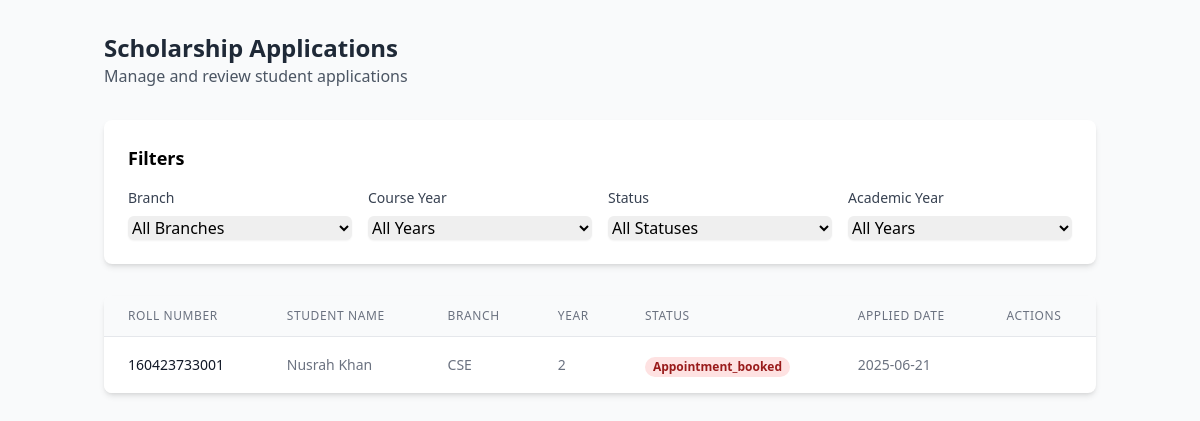
Screenshot of /applications_list (signed in) with the database file from the repository.
### models.py (models this page shows, shortened)
class ScholarshipApplication(db.Model):
    id = db.Column(db.String(20), primary_key=True)
    roll_number = db.Column(db.String(80), nullable=False)
    branch = db.Column(db.String(80), nullable=False)
    year = db.Column(db.String(20), nullable=False)
    lateral_entry = db.Column(db.Boolean, default=False)  # LE field
    scholarship_state = db.Column(db.String(80), default='pending')
    created_at = db.Column(db.DateTime, default=datetime.utcnow)

class Student(db.Model):
    user_id = db.Column(db.Integer, primary_key=True, autoincrement=True)
    username = db.Column(db.String(80), nullable=False)
    email = db.Column(db.String(120), unique=True, nullable=False)
    password = db.Column(db.String(80), unique=True, nullable=False)
    roll_number = db.Column(db.String(80), unique=True, nullable=False)
    is_verified = db.Column(db.Boolean, default=False)

### main.py (the view)
@app.route('/applications_list')
def applic():
    print("Session:", dict(session))
    if 'admin_id' not in session or session.get('user_type') != 'admin':
        return redirect(url_for('admin_login'))
    try:
        branch = request.args.get('branch', 'All Branches')
        course_year = request.args.get('year', 'All Years')
        status = request.args.get('scholarship_state', 'All Statuses')
        academic_year = request.args.get('academic_year', 'All Years')
        print(f"Applied filters - branch: {branch}, year: {course_year}, status: {status}, academic_year: {academic_year}")
        query = ScholarshipApplication.query
        if branch and branch != 'All Branches':
            query = query.filter(ScholarshipApplication.branch == branch)
        if status and status != 'All Statuses':
            query = query.filter(ScholarshipApplication.scholarship_state == status)
        if course_year and course_year != 'All Years' and course_year.isdigit():
            query = query.filter(ScholarshipApplication.year == course_year)
        if academic_year and academic_year != 'All Years':
            try:
                year_int = int(academic_year)
                query = query.filter(extract('year', ScholarshipApplication.created_at) == year_int)
            except ValueError:
                print(f"Invalid academic year value: {academic_year}")
        applications_data = []
        raw_applications = query.order_by(ScholarshipApplication.created_at.desc()).all()
        for application in raw_applications:
            student = Student.query.filter(Student.email.like(f"{application.roll_number}%")).first()
            if student:
                applications_data.append({
                    'id': application.id,
                    'roll_number': application.roll_number,
                    'branch': application.branch,
                    'year': application.year,
                    'scholarship_state': application.scholarship_state,
                    'created_at': application.created_at,
                    'student_name': student.username,
                    'student_email': student.email
                })
        print(f"Processed {len(applications_data)} applications with student data")
        branches = [
            'CSE',
            'IT',
            'ECE',
            'EEE',
            'Mech',
            'AIML',
            'AIDS',
            'CSE(DS)',
            'CSAI',
            'Civil'
        ]
        course_years = [1, 2, 3, 4]
        academic_years_query = db.session.query(
            extract('year', ScholarshipApplication.created_at).label('year')
        ).filter(
            ScholarshipApplication.created_at.isnot(None)
        ).distinct()
        academic_years = sorted(set(
            int(year[0]) for year in academic_years_query.all()
            if year[0] is not None
        ), reverse=True) or [datetime.now().year]
        print(f"Found {len(applications_data)} applications")  # Debug log
        return render_template(
            'applications_list.html',
            applications=applications_data,
            branches=branches,
            years=course_years,
            academic_years=academic_years,  # Convert to int and filter None
            statuses=['started', 'documents_verified', 'appointment_booked', 'completed'],
            current_filters={
                'branch': branch,
                'year': course_year,
                'status': status,
                'academic_year': academic_year
            }
        )
    except Exception as e:
        print(f"Error loading admin applications: {str(e)}")
        import traceback
        traceback.print_exc()
        return redirect(url_for('admin_dashboard'))

### templates/applications_list.html (shortened to what this page needs)
<!DOCTYPE html>
<html lang="en">
<head>
    <script src="https://cdn.tailwindcss.com"></script>
    <link rel="stylesheet" href="https://cdnjs.cloudflare.com/ajax/libs/font-awesome/6.4.0/css/all.min.css">
</head>
<body class="bg-gray-50 min-h-screen">
    <div class="container mx-auto px-4 py-8">
        <div class="mb-8">
            <h1 class="text-2xl font-bold text-gray-800">Scholarship Applications</h1>
            <p class="text-gray-600">Manage and review student applications</p>
        </div>
        <div class="bg-white rounded-lg shadow-md p-6 mb-8">
            <h2 class="text-lg font-semibold mb-4">Filters</h2>
            <form id="filterForm" class="grid grid-cols-1 md:grid-cols-2 lg:grid-cols-4 gap-4">
                <div>
                    <label class="block text-sm font-medium text-gray-700 mb-2">Branch</label>
                    <select name="branch" class="w-full rounded-md border-gray-300 shadow-sm focus:border-indigo-500">
                        <option value="All Branches">All Branches</option>
                    </select>
                </div>
                <div>
                    <label class="block text-sm font-medium text-gray-700 mb-2">Course Year</label>
                    <select name="year" class="w-full rounded-md border-gray-300 shadow-sm focus:border-indigo-500">
                        <option value="All Years">All Years</option>
                    </select>
                </div>
                <div>
                    <label class="block text-sm font-medium text-gray-700 mb-2">Status</label>
                    <select name="scholarship_state" class="w-full rounded-md border-gray-300 shadow-sm focus:border-indigo-500">
                        <option value="All Statuses">All Statuses</option>
                    </select>
                </div>
                <div>
                    <label class="block text-sm font-medium text-gray-700 mb-2">Academic Year</label>
                    <select name="academic_year" class="w-full rounded-md border-gray-300 shadow-sm focus:border-indigo-500">
                        <option value="All Years">All Years</option>
                    </select>
                </div>
            </form>
        </div>
        <div class="bg-white rounded-lg shadow-md overflow-hidden">
            <div class="overflow-x-auto">
                <table class="min-w-full divide-y divide-gray-200">
                    <thead class="bg-gray-50">
                        <tr>
                            <th class="px-6 py-3 text-left text-xs font-medium text-gray-500 uppercase tracking-wider">Roll Number</th>
                            <th class="px-6 py-3 text-left text-xs font-medium text-gray-500 uppercase tracking-wider">Student Name</th>
                            <th class="px-6 py-3 text-left text-xs font-medium text-gray-500 uppercase tracking-wider">Branch</th>
                            <th class="px-6 py-3 text-left text-xs font-medium text-gray-500 uppercase tracking-wider">Year</th>
                            <th class="px-6 py-3 text-left text-xs font-medium text-gray-500 uppercase tracking-wider">Status</th>
                            <th class="px-6 py-3 text-left text-xs font-medium text-gray-500 uppercase tracking-wider">Applied Date</th>
                            <th class="px-6 py-3 text-left text-xs font-medium text-gray-500 uppercase tracking-wider">Actions</th>
                        </tr>
                    </thead>
                    <tbody class="bg-white divide-y divide-gray-200">
                        {% for app in applications %}
                        <tr class="hover:bg-gray-50">
                            <td class="px-6 py-4 whitespace-nowrap text-sm font-medium text-gray-900">
                                {{ app.roll_number }}
                            </td>
                            <td class="px-6 py-4 whitespace-nowrap text-sm text-gray-500">
                                {{ app.student_name }}
                            </td>
                            <td class="px-6 py-4 whitespace-nowrap text-sm text-gray-500">
                                {{ app.branch }}
                            </td>
                            <td class="px-6 py-4 whitespace-nowrap text-sm text-gray-500">
                                {{ app.year }}
                            </td>
                            <td class="px-6 py-4 whitespace-nowrap">
                                <span class="px-2 inline-flex text-xs leading-5 font-semibold rounded-full
                                    {% if app.scholarship_state == 'started' %}bg-green-100 text-green-800
                                    {% elif app.scholarship_state == 'documents_verified' %}bg-yellow-100 text-yellow-800
                                    {% elif app.scholarship_state == 'appointment_booked' %}bg-red-100 text-red-800
                                    {% else %}bg-blue-100 text-blue-800{% endif %}">
                                    {{ app.scholarship_state|title }}
                                </span>
                            </td>
                            <td class="px-6 py-4 whitespace-nowrap text-sm text-gray-500">
                                {{ app.created_at.strftime('%Y-%m-%d') }}
                            </td>
                        </tr>
                        {% endfor %}
                    </tbody>
                </table>
            </div>
        </div>
    </div>
</body>
</html>

### rows the page displays
ScholarshipApplication: roll_number "160423733001", branch "CSE", scholarship_state "Appointment_booked", created_at "2025-06-21"
Student: student_name "Nusrah Khan"

### other values shown
{{ app.year }} "2"
